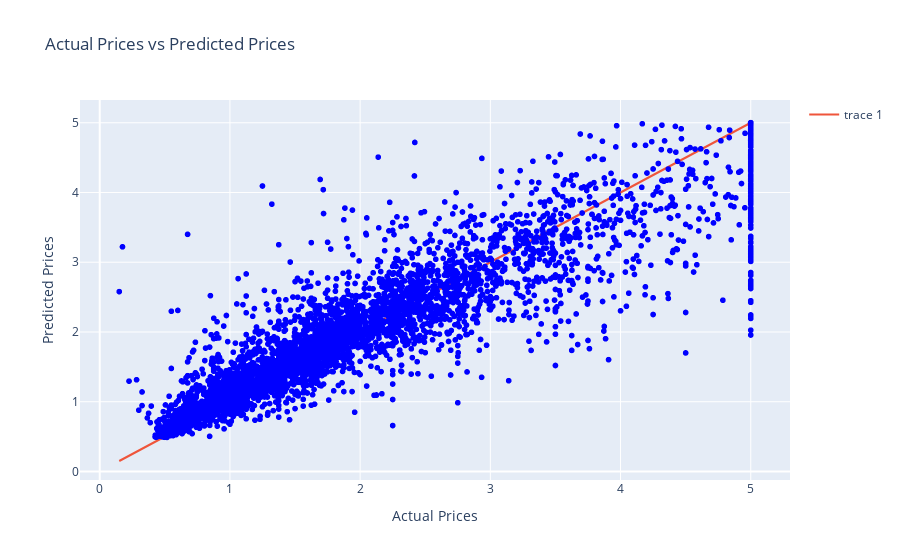

The code cell stored with this chart in its notebook:
### Markdown cell above
Random Forest

### Code cell
#instantiate the random forest model
from sklearn.ensemble import RandomForestRegressor
import plotly.graph_objects as go
rf = RandomForestRegressor(n_estimators=100, random_state=42)

#fit the model
rf.fit(X_train, y_train)

#make predictions
y_pred_rf = rf.predict(X_test)

#evaluate the model
mse_rf = mean_squared_error(y_test, y_pred_rf)
r2_rf = r2_score(y_test, y_pred_rf)
rmse_rf = np.sqrt(mean_squared_error(y_test, y_pred_rf))

print('Mean Squared Error:', mse_rf)
print('R2 Score:', r2_rf)
print('Root Mean Squared Error:', rmse_rf)

#plot the predictions

fig = px.scatter(x=y_test, y=y_pred_rf, labels={'x': 'Actual Prices', 'y': 'Predicted Prices'},
                    title='Actual Prices vs Predicted Prices', color_discrete_sequence=['blue', 'red'])
fig.update_layout(showlegend=True)

# Add diagonal line
fig.add_trace(go.Scatter(x=y_test, y=y_test, mode='lines'))

fig.show()

### Figure 1 — Plotly figure (JSON) as saved in the notebook; plotly's stock layout.template omitted (floating-point values rounded to 4 significant figures; data arrays with more than 128 entries replaced by an {"elided": "..."} marker saying what was removed)
{"data": [{"hovertemplate": "Actual Prices=%{x}<br>Predicted Prices=%{y}<extra></extra>", "legendgroup": "", "marker": {"color": "blue", "symbol": "circle"}, "mode": "markers", "name": "", "showlegend": false, "type": "scattergl", "x": {"elided": "4128 float values"}, "xaxis": "x", "y": {"elided": "4128 float values"}, "yaxis": "y"}, {"mode": "lines", "type": "scatter", "x": {"elided": "4128 float values"}, "y": {"elided": "4128 float values"}}], "layout": {"legend": {"tracegroupgap": 0}, "showlegend": true, "title": {"text": "Actual Prices vs Predicted Prices"}, "xaxis": {"anchor": "y", "domain": [0, 1], "title": {"text": "Actual Prices"}}, "yaxis": {"anchor": "x", "domain": [0, 1], "title": {"text": "Predicted Prices"}}}}
